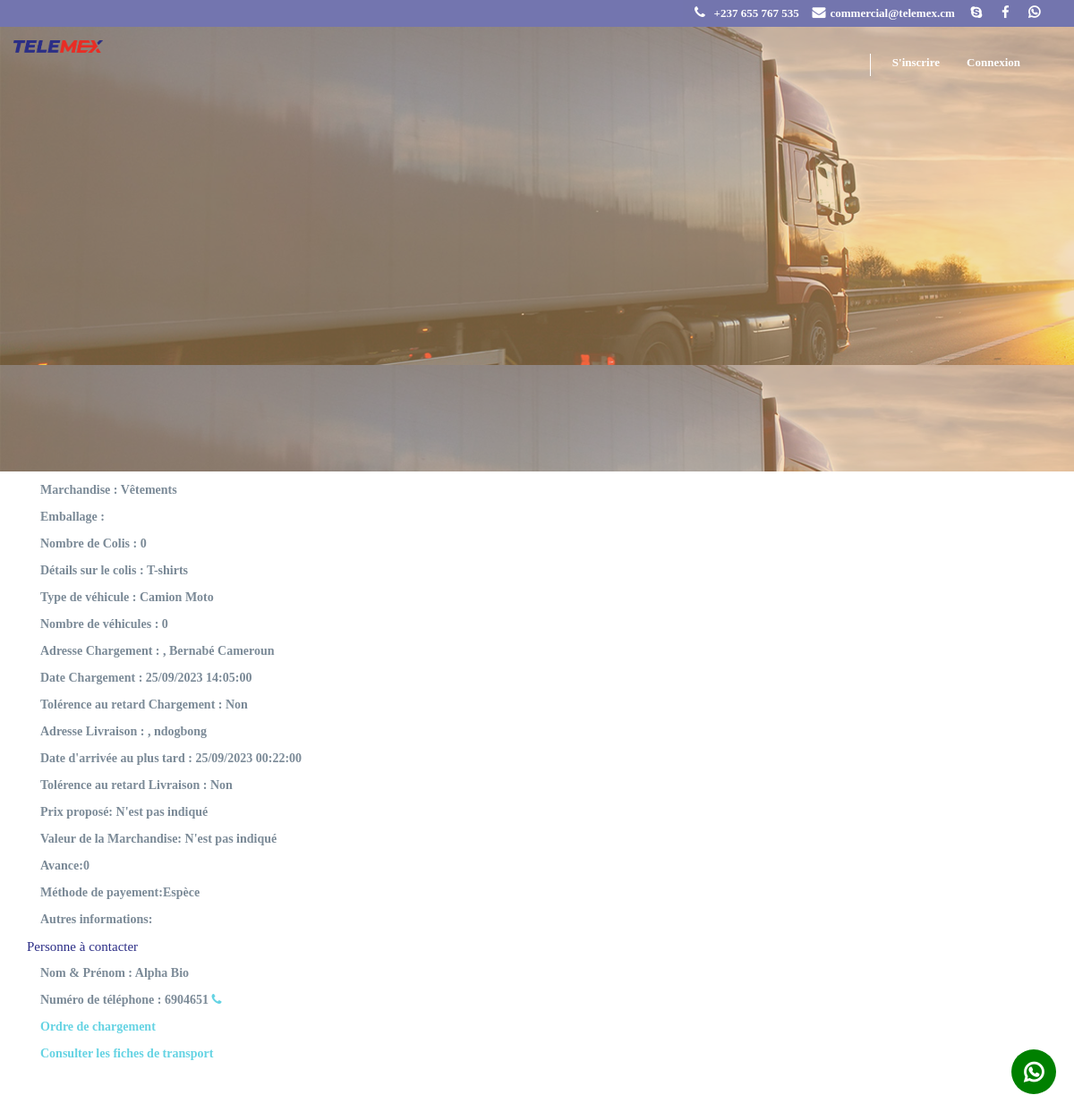
The app's page /add-statutgps.php?id_charg=3 with its own data.
### tables this page shows
CREATE TABLE `chargement` (
  `id_charg` int NOT NULL,
  `marchandise` varchar(50) NOT NULL,
  `emballage` varchar(50) NOT NULL,
  `mode_t` varchar(50) NOT NULL,
  `valeurm` varchar(50) NOT NULL,
  `poid` varchar(50) NOT NULL,
  `nb_colis` int NOT NULL,
  `volume` varchar(50) NOT NULL,
  `type_vehicule` varchar(50) NOT NULL,
  `details_march` varchar(100) NOT NULL,
  `img_march` varchar(50) NOT NULL,
  `pays_charg` varchar(50) NOT NULL,
  `ville_charg` varchar(50) NOT NULL,
  `date_charg` text NOT NULL,
  `adresse_charg` varchar(100) NOT NULL,
  `pays_liv` varchar(50) NOT NULL,
  `ville_liv` varchar(50) NOT NULL,
  `date_liv` text NOT NULL,
  `adresse_liv` varchar(100) NOT NULL,
  `tol_charg` varchar(10) NOT NULL,
  `jr_retard2` varchar(11) NOT NULL,
  `tol_liv` varchar(10) NOT NULL,
  `jr_retard` varchar(11) NOT NULL,
  `contact_name` varchar(20) NOT NULL,
  `contact_phone` varchar(20) NOT NULL,
  `telephone` varchar(100) NOT NULL,
  `prix_prop` varchar(20) NOT NULL,
  `nb_vehicules` int NOT NULL DEFAULT '1',
  `status` tinyint NOT NULL DEFAULT '0',
  `avance` int NOT NULL,
  `methodepayement` varchar(255) NOT NULL,
  `autre_info` text NOT NULL,
  `created_at` datetime NOT NULL DEFAULT CURRENT_TIMESTAMP,
  `longitude` float DEFAULT NULL,
  `latitude` float DEFAULT NULL,
  `longitude1` float DEFAULT NULL,
  `latitude1` float DEFAULT NULL,
  `name_expediteur` text,
  `telephone_expediteur` text,
  `priceestimated` float DEFAULT NULL,
  `distance` float DEFAULT NULL,
  `statutenvoi` int NOT NULL DEFAULT '0',
  `rate` int DEFAULT NULL
);

CREATE TABLE `transporteur` (
  `nom` varchar(30) NOT NULL,
  `prenom` varchar(30) NOT NULL,
  `r_s` mediumtext NOT NULL,
  `pays` varchar(30) NOT NULL,
  `adresse` varchar(80) NOT NULL,
  `telephone` varchar(25) NOT NULL,
  `email` varchar(100) NOT NULL,
  `password` varchar(30) NOT NULL,
  `type` varchar(20) NOT NULL,
  `genre` varchar(20) NOT NULL,
  `date_limite` varchar(10) NOT NULL,
  `note` double NOT NULL,
  `nb_note` int NOT NULL,
  `total_note` int NOT NULL,
  `verif` int NOT NULL,
  `code` varchar(11) NOT NULL,
  `indicatif` varchar(11) NOT NULL,
  `Date_inscri` varchar(10) NOT NULL
);

### add-statutgps.php (the view, shortened to what this page needs)
<?php include("header.php") ?>
<section class="contact-info-section">
    <div class="container ">
        <div class="row content-row">
            <div class="col-md-4">
                <div class="contact-map" id="testprint">
                    <?php
                        $id_charg=$_GET['id_charg'];
                        $selectSQL="SELECT * FROM chargement, transporteur WHERE id_charg='$id_charg' AND chargement.telephone=transporteur.telephone";
                        $resultat = mysqli_query($db,$selectSQL);
                        $res=mysqli_fetch_array($resultat);
                        $s=mysqli_num_rows($resultat);
                        if($s>0){
                    ?>
                    <div class="form-group">
                                <b class="txt-bordure sections-title">Expéditeur</b>
                                <div class="col-md-12 ">Entreprise : <?php echo $res['r_s']; ?></div>
                                <div class="col-md-12 ">E-mail : <?php echo $res['email']; ?></div>
                                <div class="col-md-12 ">Télephone : <?php echo $res['telephone']; ?></div>
                            </div>
                        <br>
                        <br>
                        <div class="form-group">
                                <b style="    font-size: 20px;
    font-weight: 500;
    margin-bottom: 20px;
    color: #2b2d86;
    width: 100% !important;">Détail de l’offre </b>
                            </div>
                            <div class="res-flx img_lg">
                    </div>
                    <div class="col-md-12">Marchandise : <?php echo $res['marchandise']; ?></div>
                    <div class="col-md-12">Emballage : <?php echo $res['emballage']; ?></div>
                    <div class="col-md-12">Nombre de Colis : <?php echo $res['nb_colis']; ?></div>
                    <div class="col-md-12">Détails sur le colis : <?php echo $res['details_march']; ?></div>
                    <div class="col-md-12">Type de véhicule : Camion
                        <?php echo $res['type_vehicule'].'  '.$res['poid']; ?></div>
                        <div class="col-md-12">Nombre de véhicules : <?php echo $res['nb_vehicules']; ?></div>
                    <div class="col-md-12">Adresse Chargement :
                        <?php echo $res['adresse_charg'].' , '.$res['ville_charg']; ?></div>
                    <div class="col-md-12">Date Chargement : <?php echo $res['date_charg']; ?></div>
                    <div class="col-md-12">Tolérence au retard Chargement :
                        <?php if($res['tol_charg']==1){ echo $res['jr_retard2']." jour(s)"; } else{echo "Non";} ?></div>
                    <div class="col-md-12">Adresse Livraison :
                        <?php echo $res['adresse_liv'].' , '.$res['ville_liv']; ?></div>
                    <div class="col-md-12">Date d'arrivée au plus tard : <?php echo $res['date_liv']; ?></div>
                    <div class="col-md-12">Tolérence au retard Livraison :
                        <?php if($res['tol_liv']==1){ echo  $res['jr_retard']." jour(s)"; } else{echo "Non";} ?></div>
                    <div class="col-md-12">Prix
                        proposé:<?php if(($res['prix_prop']=="") OR ($res['prix_prop']==" ")){ echo " N'est pas indiqué"; } else{echo $res['prix_prop'];} ?>
                    </div>
                    <div class="col-md-12">Valeur de la
                        Marchandise:<?php if(($res['valeurm']=="") OR ($res['valeurm']==" ")){ echo " N'est pas indiqué"; } else{echo $res['valeurm'];} ?>
                    </div>
                    <br>
                    <div class="col-md-12">Avance:<?php if(($res['avance']=="") OR ($res['avance']==" ")){ echo " N'est pas indiqué"; } else{echo $res['avance'];} ?>
                    </div>
                    <div class="col-md-12">Méthode de payement:<?php if(($res['methodepayement']=="") OR ($res['methodepayement']==" ")){ echo " N'est pas indiqué"; } else{echo $res['methodepayement'];} ?>
                    </div>
                    <div class="col-md-12">Autres informations:<?php if(($res['autre_info']=="") OR ($res['autre_info']==" ")){ echo ""; } else{echo $res['autre_info'];} ?>
                    </div>
                        <br>
                                <b style="    font-size: 15px;
    font-weight: 200;
    margin-bottom: 20px;
    color: #2b2d86;
    width: 100% !important;" >Personne à contacter</b>
 <div class="col-md-12">Nom & Prénom  : <?php echo $res['contact_name']==""? $res['r_s']:$res['contact_name']; ?></div>
                            <div class="col-md-12">Numéro de téléphone :
                            <?php echo $res['contact_phone']? $res['telephone']:$res['contact_phone']; ?> <a href="tel:<?php echo $res['contact_phone']; ?>"><i
                                    class="fa fa-phone"></i></a></div>
                    <div class="col-md-12">
                        <a href="invoice2.php?id_charg=<?php echo $_GET['id_charg']; ?>">Ordre
de chargement</a> <br>
                        <a href="invoice1.php?id_charg=<?php echo $_GET['id_charg']; ?>">Consulter les fiches de transport</a>
                </div>
                </div>
            </div>
        <?php if($res['contact_name']!=""){?>
        <div class="row" style="margin-top:30px;">
            <?php
                                            if  (isset($_SESSION['login_user'])) {
                                                if ($_SESSION['type']=='admin'){
                                        ?>
            <div class="col-md-6">
                <div class="contact-map">
                    <h3 class="txt-bordure sections-title">Personne à contacter </h3>
                    <div class="container no-padding">
                        <div class="col-md-12 no-padding">Nom & Prénom du contact : <?php echo ($res['contact_name']==""||$res['contact_name']=="")?($res['prenom']." ".$res['nom']):$res['contact_name']; ?>
                        </div>
                        <div class="col-md-12 no-padding">Numéro de téléphone du contact :
                            <?php echo $res['contact_phone']; ?> <a href="tel:<?php echo  ($res['contact_phone']==""||$res['contact_phone']==" ")?($res['prenom']." ".$res['nom']):$res['contact_phone'] ; ?>"><i
                                    class="fa fa-phone"></i></a></div>
                        <div class="col-md-12 no-padding">Nom du client : <?php echo $res['nom'].' '.$res['prenom'];  ?>
                        </div>
                        <div class="col-md-12 no-padding">Numero du client :<?php  echo $res['telephone']; ?></div>
                        <div class="col-md-12 no-padding">Email : <a
                                href="mailto:<?php echo $res['email']; ?>"><?php echo $res['email']; ?> </a></div>
                    </div>
                </div>
            </div> <?php }}?><?php }	?>
        </div>
        <?php
		}
		else{
			echo " Il faut choisir un Chargement !";
		}
	?>
</section>
<?php include"footer.php" ?>

### css/template.css (style rules this page uses)
body { font-family: titillium; font-weight: 600; font-size: 14px; line-height: 30px; color: #7b8a97; background: #ffffff; -webkit-text-size-adjust: 100%; -webkit-overflow-scrolling: touch; -webkit-font-smoothing: antialiased !important; height: max-content; display: grid; }
a { color: #65d3e3; text-decoration: none; -webkit-transition: all 0.3s ease 0s; -moz-transition: all 0.3s ease 0s; -o-transition: all 0.3s ease 0s; transition: all 0.3s ease 0s; }
a, a:active, a:focus, a:active { text-decoration: none; outline: none; }

### css/style.css (style rules this page uses)
.contact-info-section { padding:50px 0; }
.contact-info-section .content-row { margin-top: 00px; }
.sections-title { font-size: 20px; text-transform: uppercase; font-weight: 500; margin-bottom: 20px; color: #2b2d86; width: 100% !important; }
.txt-bordure { position: relative; width: 100%; height: 50px; }
.txt-bordure::before { content: ""; display: block; width: 11%; border-top: 3px solid #2b2d86; padding-top: 10px; }
.form-group ::placeholder { color: #808080; }
.res-flx { display: flex; justify-content: center; flex:1; min-width: 120px; height: 70px; flex-direction: column; text-align: center; color: #114c11; }
.img_lg { width: 150px; height: 150px; margin: 30px 5px; }

### records on screen
chargement: marchandise "Vêtements", nb_colis "0", details_march "T-shirts", type_vehicule "Moto", nb_vehicules "0", ville_charg "Bernabé Cameroun", date_charg "25/09/2023 14:05:00", ville_liv "ndogbong", date_liv "25/09/2023 00:22:00", avance "0", methodepayement "Espèce", contact_name "Alpha Bio", transporteur.telephone "6904651"
